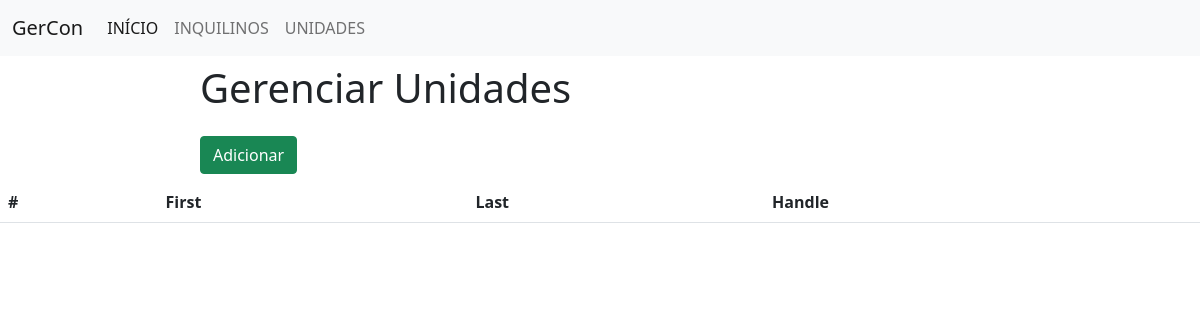
The app's page /unidades/, older data.
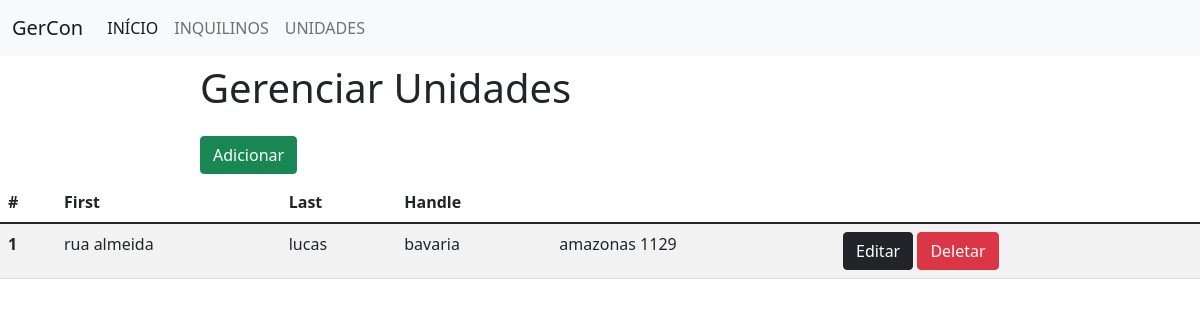
The same page, newer data.
### app/models.py (models this page shows)
class Unidades(models.Model):
    nindentifica = models.CharField(max_length=50)
    proprietario = models.CharField(max_length=30)
    condominio = models.CharField(max_length=30)
    endereco = models.CharField(max_length=30)

### app/views.py (the view)
# urls.py: path('unidades/', unidades),
def unidades(request):
    data = {}
    data['dp'] = Unidades.objects.all()
    return render(request, "unidades.html", data)

### app/templates/unidades.html (shortened to what this page needs)
<!DOCTYPE html>
<html lang="en">
<head>
    <link href="https://cdn.jsdelivr.net/npm/bootstrap@5.1.3/dist/css/bootstrap.min.css" rel="stylesheet">
</head>
<body>
<nav class="navbar navbar-expand-lg navbar-light bg-light">
  <div class="container-fluid">
    <a class="navbar-brand" href="">GerCon</a>
    <div class="collapse navbar-collapse" id="navbarNav">
      <ul class="navbar-nav">
        <li class="nav-item">
          <a class="nav-link active" aria-current="page" href="">INÍCIO</a>
        </li>
        <li class="nav-item">
          <a class="nav-link" href="/inquilinos">INQUILINOS</a>
        </li>
        <li class="nav-item">
          <a class="nav-link" href="/unidades">UNIDADES</a>
        </li>
      </ul>
    </div>
  </div>
</nav>
    <div class="col-8 m-auto pt-2 pb-2">
        <h1>Gerenciar Unidades</h1>
    </div>
    <div class="col-8 m-auto pt-2 pb-2">
        <a href="/uniForm" class="btn btn-success">Adicionar</a>
    </div>
   <table class="table table-striped">
  <thead class="thead-dark">
    <tr>
      <th scope="col">#</th>
      <th scope="col">First</th>
      <th scope="col">Last</th>
      <th scope="col">Handle</th>
    </tr>
  </thead>
  <tbody>
   {% for dps in dp %}
        <tr>
      <th>{{dps.id}}</th>
      <td>{{dps.nindentifica}}</td>
      <td>{{dps.proprietario}}</td>
      <td>{{dps.condominio}}</td>
      <td>{{dps.endereco}}</td>
      <td>
        <a href="" class="btn btn-dark"> Editar </a>
        <a href="" class="btn btn-danger"> Deletar </a>
      </td>
    </tr>
  {% endfor %}
  </tbody>
</table>
</body>
</html>

Row changes from the older to the newer data that the page shows:
added Unidades: id "1", nindentifica "rua almeida", proprietario "lucas", condominio "bavaria", endereco "amazonas 1129"
